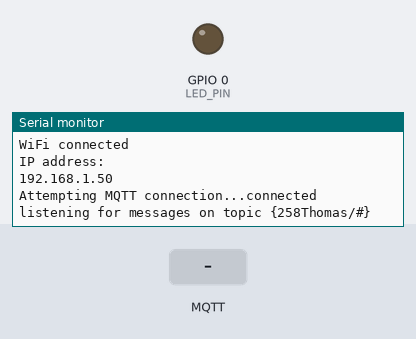
A sketch run on a simulated ESP8266 (NodeMCU). Parts: output pins drawn as LEDs (lit = HIGH), the last lines printed to the serial monitor. The test bench sets the inputs (shaded band). WiFi joins after 1.5 s; servers stay silent unless stated; network time is answered at once with the bench clock; random numbers use the default seed unless the sketch sets one; no MQTT or app messages arrive unless stated.

Above: at 2.7 s.
2.8 s: MQTT message "5" arrives on the first subscribed topic
At 3.9 s:
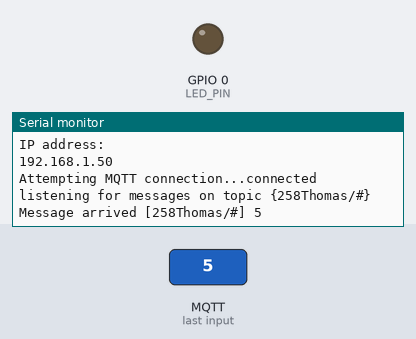
4.3 s: MQTT message "on" arrives on the first subscribed topic
At 5.1 s:
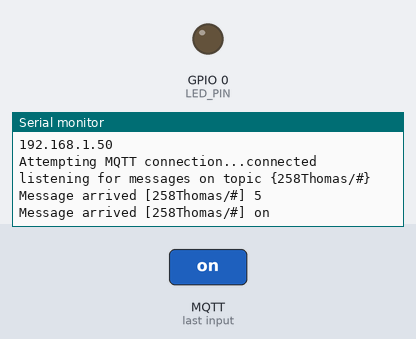
5.8 s: MQTT message "off" arrives on the first subscribed topic
At 6.2 s:
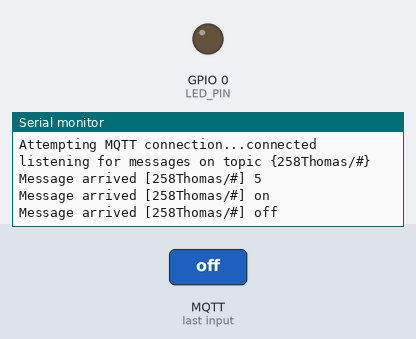

Measured:
- after the input at 2.8 s, the serial monitor: prints a new line at once (image 1)
- after the input at 4.3 s, the serial monitor: prints a new line at once (image 2)
- after the input at 5.8 s, the serial monitor: prints a new line at once (image 3)

The sketch:

sub.ino
```cpp
/*
  control a 120 volt dehumidifier

*/

#include <stdio.h>
#include <string.h>
#include <ESP8266WiFi.h>
#include <WiFiUdp.h>
#include <PubSubClient.h>
#include <DHT.h>
#include <NTPClient.h>
#include <time.h>

#define SUB_TOPIC     "258Thomas/#"
#define PARENT_TOPIC  "258Thomas"
#define PARENT_LOCATION_TOPIC "shop"
#define TYPE_TOPIC "controller"
#define LOCATION_TOPIC "dryer"
#define TEMPERATURE_TOPIC "temperature"
#define HUMIDITY_TOPIC "humidity"
#define CONTROLER_TOPIC "dehumidifier"
#define MQTT_MESSAGE_SIZE  100
#define LOOP_DELAY  60000                     // time between readings
#define DHT22_OFFSET 0
#define HUMIDITY_HIGH_LIMIT 55
#define HUMIDITY_LOW_LIMIT 50

#define LED_PIN  0                            // Led in NodeMCU at pin GPIO16 (D0)

#define DHTPIN 13                             // what pin the DHT22 is connected to
#define DHTTYPE DHT22                         // DHT 22  (AM2302)

#define EST_OFFSET   -4                       // convert GMT to EST
#define NTP_OFFSET   60 * 60 * EST_OFFSET     // In seconds
#define NTP_INTERVAL 60 * 1000                // In milliseconds
#define NTP_ADDRESS  "us.pool.ntp.org"


const char* ssid = "FrontierHSI";
const char* password = "";
const char* mqtt_server = "192.168.254.221";

DHT dht(DHTPIN, DHTTYPE, 15);

WiFiUDP ntpUDP;
NTPClient timeClient(ntpUDP, NTP_ADDRESS, NTP_OFFSET, NTP_INTERVAL);

WiFiClient espClient;
PubSubClient client(espClient);
long lastMsg = 0;
char msg[MQTT_MESSAGE_SIZE];
int value = 0;

int         dehumidifer_state = 0;

/* setu a wifi connection */
void setup_wifi() {
  delay(10);
  // Connect to WiFi network
  Serial.println();
  Serial.print("Connecting to ");
  Serial.println(ssid);

  WiFi.begin(ssid, password);

  while (WiFi.status() != WL_CONNECTED) {
    delay(500);
    Serial.print(".");
  }

  randomSeed(micros());

  Serial.println("");
  Serial.println("WiFi connected");
  Serial.println("IP address: ");
  Serial.println(WiFi.localIP());
}

/* called when a message is recieved */
void callback(char* topic, byte* payload, unsigned int length) {

  char hstring[] = "humidity";
  String          convert;
  char char1[8];
  float humid;

  Serial.print("Message arrived [");
  Serial.print(topic);
  Serial.print("] ");
  for (int i = 0; i < length; i++) {
    Serial.print((char)payload[i]);
  }
  Serial.println();

  // search for key string
  char *ptr = strstr((char*)payload, hstring);
  if (ptr != NULL) /* Substring found */
  {
    // convert humidity text value from the mqtt message to float
    convert = "";
    ptr += strlen(hstring) + 2;
    for (int i = 0; i < 6; i++)
      convert += *ptr++;
    convert.toCharArray(char1, convert.length() + 1);
    humid = atof(char1);
    Serial.println(humid);

    // set dehumidifer_state based on received humidity value
    if (humid > HUMIDITY_HIGH_LIMIT)
      if (!dehumidifer_state)  dehumidifer_state = 1;
      else if (humid < HUMIDITY_LOW_LIMIT)
        if (dehumidifer_state) dehumidifer_state = 0;
  }
  return;
}

/* connect ti a MQTT briker */
void reconnect() {
  // Loop until we're reconnected
  while (!client.connected()) {
    Serial.print("Attempting MQTT connection...");
    // Create a random client ID
    String clientId = "ESP8266Client-";
    clientId += String(random(0xffff), HEX);
    // Attempt to connect
    if (client.connect(clientId.c_str())) {
      Serial.println("connected");
      client.subscribe(SUB_TOPIC);
      Serial.print("listening for messages on topic {");
      Serial.print(SUB_TOPIC);
      Serial.println("}");
    }
    else {
      Serial.print("failed, rc=");
      Serial.print(client.state());
      Serial.println(" try again in 10 seconds");
      // Wait 10 seconds before retrying
      delay(10000);
    }
  }
}

void setup() {


  pinMode(LED_PIN, OUTPUT);             // initialize the BUILTIN_LED pin as an output
  Serial.begin(115200);                 // start the serial interface
  setup_wifi();                         // connect to wifi
  timeClient.begin();                   // initialize time client
  dht.begin();                          // initialize the DHT22 sensor
  client.setServer(mqtt_server, 1883);  // initialize MQTT broker
  client.setCallback(callback);         // set function that executes when a message is received
  Serial.println();

}

void loop() {

  // String                tt;
  // String                th;
  String                controller_ready_message;
  String                con_topic;

  // float                 temperature;
  float                 humidity;
  unsigned long         epoch;
  char*                 c_time_string;
  time_t                unix_time;

  // update the time client
  timeClient.update();

  // reconnect if necessary
  if (!client.connected()) {
    reconnect();
  }

  client.loop();

  long now = millis();
  if (now - lastMsg > LOOP_DELAY) {
    lastMsg = now;
    ++value;

    // get the time
    epoch =  timeClient.getEpochTime();
    unix_time = static_cast<time_t>(epoch);
    c_time_string = ctime(&unix_time);

    // remove carriage return
    char *src, *dst;
    for (src = dst = c_time_string; *src != '\0'; src++) {
      *dst = *src;
      if (*dst != '\n') dst++;
    }
    *dst = '\0';

    // Switch on the LED if dehumidifier is on
    if (dehumidifer_state) {
      digitalWrite(BUILTIN_LED, LOW);   // Turn the LED on (Note that LOW is the voltage level)
    } else {
      digitalWrite(BUILTIN_LED, HIGH);  // Turn the LED off by making the voltage HIGH
    }

    controller_ready_message  = c_time_string;
    if (dehumidifer_state)
      controller_ready_message += " dehumidifier on ";
    else
      controller_ready_message += " dehumidifier off ";
    controller_ready_message += "controller ready";

    // publish ready message
    con_topic = String(PARENT_TOPIC + String("/") + TYPE_TOPIC + String("/") + LOCATION_TOPIC + String("/") + CONTROLER_TOPIC);
    client.publish(con_topic.c_str(), controller_ready_message.c_str());
  }
}
```
